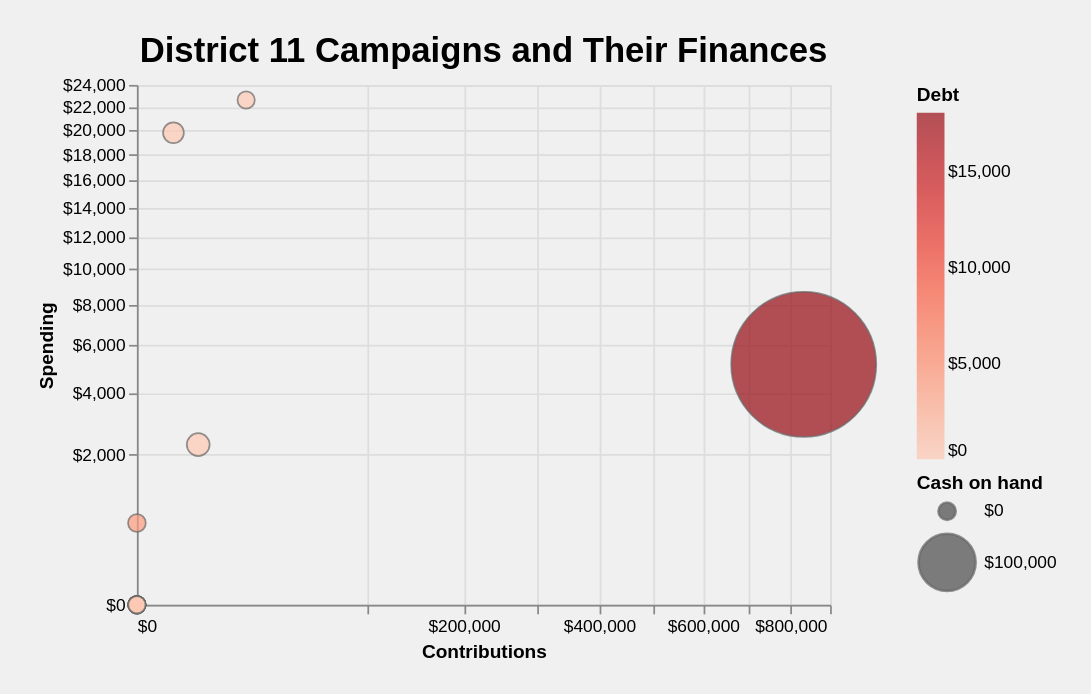

This figure's notebook cell:
### Code cell
selection = alt.selection_single(on='mouseover', fields=['name','cash_on_hand_end_period', 'contributions'])

# color = alt.condition(selection,
#                      alt.Color('name:N', legend=None),
#                       alt.value('lightgray')
#                      )

def mult_index(number):
    return number * 10

bubble = alt.Chart(all_totals, title='District 11 Campaigns and Their Finances', padding=20).mark_circle(strokeWidth=1, strokeOpacity=1, stroke='#666666').encode(
    alt.X('contributions:Q',
          scale=alt.Scale(zero=False, type='sqrt'),
          sort='ascending',
          title='Contributions',
         axis=alt.Axis(format="$,.0f")
         ),
    alt.Y('disbursements:Q', 
          scale=alt.Scale(zero=False, type='sqrt'),
          sort='ascending', 
          title='Spending',
         axis=alt.Axis(format="$,.0f")
         ),
    alt.Size('Cash on hand:Q',
             scale=alt.Scale(range=[100, 7000]),
            legend=alt.Legend(
#                 direction='horizontal',
                format="$,.0f",
                values=[0,100000],
#                 orient='bottom',
                tickCount=2
            )
            ),
    tooltip=[
        alt.Tooltip(title='Name', field='name', type='ordinal'),
        alt.Tooltip(title='Contributions', field='contributions', format="$,.0f", type='ordinal'),
        alt.Tooltip(title='Cash on hand', field='Cash on hand', format="$,.0f", type='ordinal'),
        alt.Tooltip(title='Spending', field='disbursements', format="$,.0f", type='ordinal'),
        alt.Tooltip(title='Debt', field='Debt', format="$,.0f", type='ordinal')
    ],
    color = alt.Color(
        'Debt:Q',
        scale=alt.Scale(
            scheme='reds'
        ),
        legend=alt.Legend(
            format="$,.0f",
            offset=50
        )
    ),
#     strokeWidth='1:O'
    
).add_selection(
    selection
).configure_axis(
    gridOpacity=0.3,
    gridColor='cornflowerblue',
    domain=False
).configure_view(
    strokeWidth=1,
    stroke='cornflowerblue',
    strokeOpacity=0.3
).configure_scale(
    minSize=100,
    continuousPadding=4,
    maxOpacity=0.9,
    minOpacity=0.4,
    pointPadding=0.3,
).configure_legend(
    offset=100
).configure(
    background='#f0f0f0'
).configure_title(
    fontSize=20
)

bubble

### Figure 1 — Vega-Lite specification as saved in the notebook (floating-point values rounded to 4 significant figures)
{"$schema": "https://vega.github.io/schema/vega-lite/v3.4.0.json", "config": {"background": "#f0f0f0", "mark": {"tooltip": null}, "title": {"fontSize": 20}, "view": {"height": 300, "width": 400}}, "data": {"name": "data-d3cedb2688b903b6e6905080aaf65121"}, "datasets": {"data-d3cedb2688b903b6e6905080aaf65121": [{"Cash on hand": 0, "Debt": 0, "contributions": 0, "disbursements": 0, "name": "Ross Alan Schumann", "receipts": 0}, {"Cash on hand": 0, "Debt": 0, "contributions": 0, "disbursements": 0, "name": "Brandon Batch", "receipts": 0}, {"Cash on hand": 0, "Debt": 0, "contributions": 0, "disbursements": 0, "name": "Wesley Virdell", "receipts": 0}, {"Cash on hand": 0, "Debt": 0, "contributions": 22350, "disbursements": 22620.0, "name": "Richard Bartlett", "receipts": 22620.0}, {"Cash on hand": 0, "Debt": 0, "contributions": 0, "disbursements": 0, "name": "Wacey Alpha Cody", "receipts": 0}, {"Cash on hand": 0, "Debt": 0, "contributions": 0, "disbursements": 0, "name": "Jeffrey Cady", "receipts": 0}, {"Cash on hand": 0, "Debt": 0, "contributions": 0, "disbursements": 0, "name": "James Berryhill", "receipts": 0}, {"Cash on hand": 0, "Debt": 0, "contributions": 0, "disbursements": 0, "name": "Ned Luscombe", "receipts": 0}, {"Cash on hand": 0, "Debt": 0, "contributions": 0, "disbursements": 0, "name": "Casey Gray", "receipts": 0}, {"Cash on hand": 0, "Debt": 0, "contributions": 0, "disbursements": 0, "name": "James Faircloth", "receipts": 0}, {"Cash on hand": 520.5, "Debt": 3830.0, "contributions": 0, "disbursements": 594.5, "name": "Robert Tucker", "receipts": 245}, {"Cash on hand": 4500, "Debt": 0, "contributions": 2500, "disbursements": 19790.0, "name": "Cynthia Jean Breyman", "receipts": 19290.0}, {"Cash on hand": 7488.0, "Debt": 0, "contributions": 7043.0, "disbursements": 2279.0, "name": "Jon Mark Hogg", "receipts": 9767.0}, {"Cash on hand": 699800.0, "Debt": 18100.0, "contributions": 832760, "disbursements": 5134.0, "name": "August Pfluger", "receipts": 704910}]}, "encoding": {"color": {"field": "Debt", "legend": {"format": "$,.0f", "offset": 50}, "scale": {"scheme": "reds"}, "type": "quantitative"}, "size": {"field": "Cash on hand", "legend": {"format": "$,.0f", "tickCount": 2, "values": [0, 100000]}, "scale": {"range": [100, 7000]}, "type": "quantitative"}, "tooltip": [{"field": "name", "title": "Name", "type": "ordinal"}, {"field": "contributions", "format": "$,.0f", "title": "Contributions", "type": "ordinal"}, {"field": "Cash on hand", "format": "$,.0f", "title": "Cash on hand", "type": "ordinal"}, {"field": "disbursements", "format": "$,.0f", "title": "Spending", "type": "ordinal"}, {"field": "Debt", "format": "$,.0f", "title": "Debt", "type": "ordinal"}], "x": {"axis": {"format": "$,.0f"}, "field": "contributions", "scale": {"type": "sqrt", "zero": false}, "sort": "ascending", "title": "Contributions", "type": "quantitative"}, "y": {"axis": {"format": "$,.0f"}, "field": "disbursements", "scale": {"type": "sqrt", "zero": false}, "sort": "ascending", "title": "Spending", "type": "quantitative"}}, "mark": {"stroke": "#666666", "strokeOpacity": 1, "strokeWidth": 1, "type": "circle"}, "padding": 20, "selection": {"selector001": {"fields": ["name", "cash_on_hand_end_period", "contributions"], "on": "mouseover", "type": "single"}}, "title": "District 11 Campaigns and Their Finances"}
